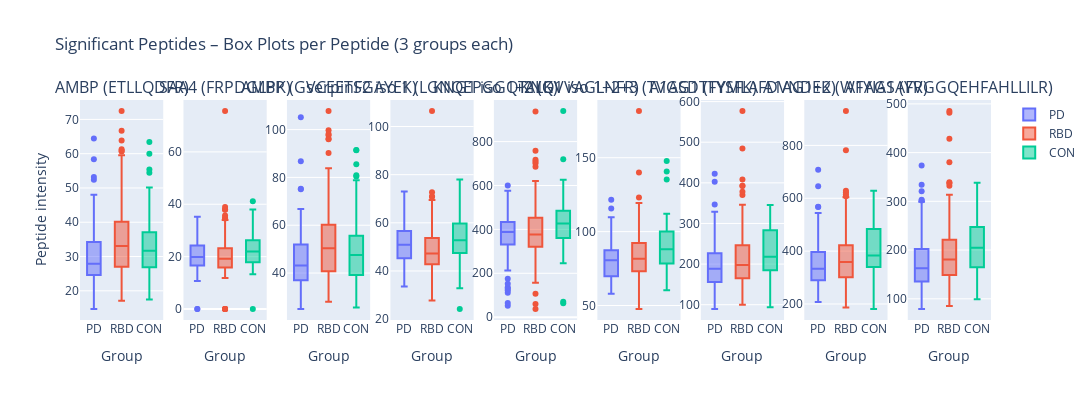

The notebook cell this image was saved under:
### Markdown cell above
**7.2**: Box plots

### Code cell
fig_box = make_subplots(
    rows=1,
    cols=len(sig_peptides),
    shared_yaxes=False,
    subplot_titles=peptide_titles
)
for col_idx, peptide in enumerate(sig_peptides, start=1):
    row_pep = df.loc[df["Peptide"] == peptide].iloc[0]
    for g in group_names:
        values = row_pep[groups[g]].astype(float).values
        fig_box.add_trace(
            go.Box(
                y=values,
                name=g,
                boxpoints="outliers",
                showlegend=(col_idx == 1),
                marker_color=group_colors.get(g),
            ),
            row=1,
            col=col_idx
        )
width_box = max(350 * len(sig_peptides), 800)
height_box = 400
fig_box.update_layout(
    title="Significant Peptides – Box Plots per Peptide (3 groups each)",
    width=width_box,
    height=height_box
)
# Axis labels for boxplots
fig_box.update_xaxes(title_text="Group")
fig_box.update_yaxes(title_text="Peptide intensity", row=1, col=1)
save_figure(
    fig_box,
    "s07",
    "significant_peptides_boxplots",
    cfg,
    OUTPUT_DIR
)
print(f"Step 7.2: Box plots done.")
